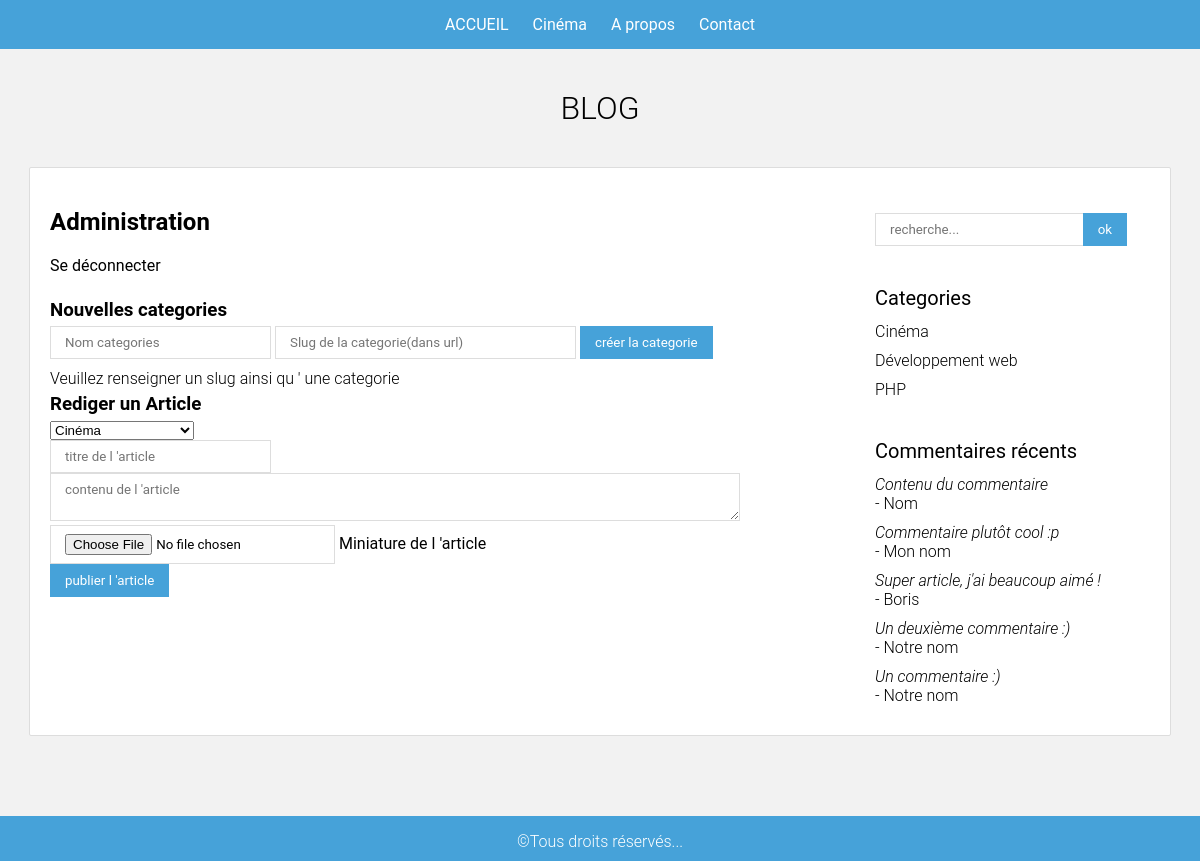
/php/administration.php (signed in), run on the app's committed database.
### tables this page shows
CREATE TABLE `categories` (
    `id` INT(10) NOT NULL AUTO_INCREMENT,
    `categorie` VARCHAR(255) NOT NULL,
    `categorie_url` VARCHAR(255) NOT NULL,
    PRIMARY KEY (`id`)
);

CREATE TABLE `commentaires` (
    `id` INT(10) NOT NULL AUTO_INCREMENT,
    `id_article` INT NOT NULL,
    `nom` VARCHAR(255) NOT NULL,
    `email` VARCHAR(255) NOT NULL,
    `contenu` TEXT NOT NULL,
    PRIMARY KEY (`id`)
);

### php/config.php (called while the page is built, shortened)
<?php
$inscris = 'root';
try {
    $bdd = new PDO('mysql:host=localhost;dbname=Blog', $inscris);
$bdd->query('SET lc_time_names = "fr_FR"');
} catch (PDOException $e)
{
    print "Erreur !: " . $e->getMessage() . "<br/>";
    die();
}
$side_categories = $bdd->query('SELECT * FROM categories ORDER BY categorie');
$side_commentaires = $bdd->query('SELECT * FROM commentaires ORDER BY id DESC LIMIT 5');
?>

### includes/foot.php (the view, shortened to what this page needs)
</section>
        <section class="sidebar">
<form method="GET" action="index.php">
<input type="text" name="q" placeholder="recherche...">
    <input type="submit"  value="ok">
</form>
<h4>Categories</h4>
<ul>
<?php while($c = $side_categories->fetch(PDO::FETCH_ASSOC)){?>
<li><a href="index.php?categorie=<?=$c['categorie_url']?>"><?= $c['categorie']?></a></li>
<?php }?>
</ul>
<h4>Commentaires récents</h4>
<ul>
<?php while($c = $side_commentaires->fetch(PDO::FETCH_ASSOC)){?>
<li>
<a href="articles.php?id=<?= $c['id_article']?>#commentaires">
<i><?=substr($c['contenu'],0,100)?></i><br>
 - <?=$c['nom']?>
</a>
</li>
<?php }?>
</ul>
        </section>
    </div>
<footer>
<div class="container">
<p>&copy;Tous droits réservés...</p>
</div>
</footer>

### css/style.css (style rules this page uses)
html, body { margin: 0; padding: 0; font-family: Roboto, sans-serif; background-color: #f2f2f2; }
.container { width: 1100px; margin: 0 auto; }
.sidebar { width: 25%; float: right; margin-top: 25px; }
.sidebar ul li { list-style: none; margin-bottom: 10px; }
.sidebar ul { padding: 0 10px 0 0; margin: 0; font-weight: 300; }
.sidebar h4 { font-size: 1.25em; font-weight: 400; margin: 40px 0 12px 0; }
a { text-decoration: none; color: #000; transition: color .3s ease; }
p { margin: 10px 0 0 0; font-weight: 300; }
input, textarea { outline: none; background-color: #fff; border: 1px solid #dddddd; padding: 8px 14px; font-family: Roboto, sans-serif; }
.sidebar input[type=text] { width: 65%; }
input[type=submit] { background: #46a2d9; border-color: #46a2d9; color: #fff; }
.sidebar input[type=submit] { left: -5px; position: relative; }
footer { background-color: #46a2d9; color: #fff; padding: 6px 0 10px 0; margin-top: 80px; text-align: center; }

### data on the page
categories: categorie "Cinéma"
categories: categorie "Développement web"
categories: categorie "PHP"
commentaires: contenu "Contenu du commentaire", nom "Nom"
commentaires: contenu "Commentaire plutôt cool :p", nom "Mon nom"
commentaires: contenu "Super article, j'ai beaucoup aimé !", nom "Boris"
commentaires: contenu "Un deuxième commentaire :)", nom "Notre nom"
commentaires: contenu "Un commentaire :)", nom "Notre nom"

### other printed values
$message_categorie "Veuillez renseigner un slug ainsi qu ' une categorie"
form field categorie_article "Cinéma"
